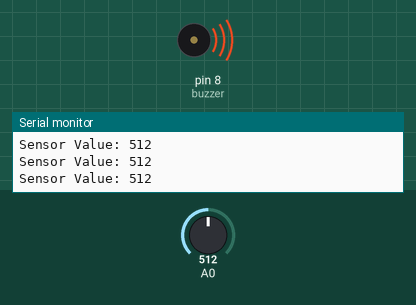
This sketch was run on a simulated Arduino Uno, built with avr-gcc and run on an emulated ATmega328P. Shown: buzzer (waves = sounding), the last lines printed to the serial monitor. The inputs (shaded band) are chosen by the test bench; at power-on: A0 = 512.

Above: at 1.2 s.
1.3 s: A0 set to 1005
2.8 s: A0 set to 1022
At 3.7 s:
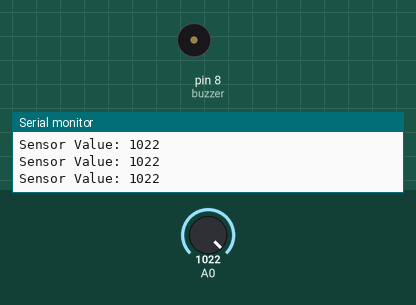
4.3 s: A0 set to 900
At 5.1 s:
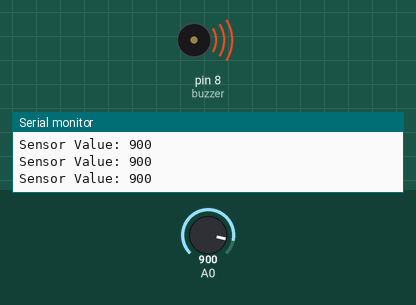
5.8 s: A0 set to 1023
At 6.4 s:
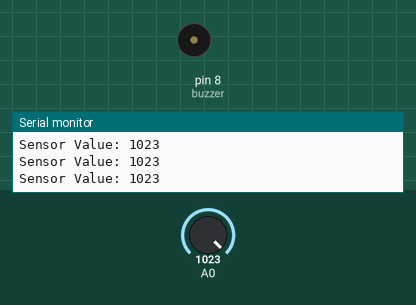
Timing chart, 0 to 8.3 s (numbered marks = the images above; inputs shaded):
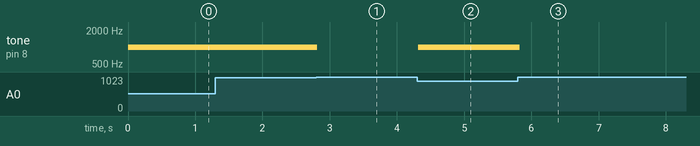

The sketch:

vibrate.ino
```cpp
/* Vibration Sensor (Shake Switch) - Testing with buzzer

   In this tutorial we will use one vibration sensor (or shake switch)
   to make a beep sound from a buzzer while we shake our breadboard.

   Find more info and video here: http://bit.ly/1iDbc2Q

   Dev: Michalis Vasilakis - Date: 9/9/2015 - www.ardumotive.com       */

const int buzzer = 8; //Buzzer connected to pin 8 of Arduino uno / mega
int sensor;           //Variable to store analog value (0-1023)


void setup()
{
  Serial.begin(9600);      //Only for debugging
  pinMode(buzzer, OUTPUT);
}

void loop()
{
  sensor = analogRead(A0);
  //While sensor is not moving, analog pin receive 1023~1024 value
  if (sensor<1022){
    tone(buzzer, 1000,1000);
    Serial.print("Sensor Value: ");
    Serial.println(sensor);
  }

  else{
    noTone(buzzer);
    Serial.print("Sensor Value: ");
    Serial.println(sensor);
  }


  delay(100); //Small delay
}
```

Measured:
- the behaviour switches between 1021 and 1022 on A0 (found by bisection; images 0 and 1)
- after the input at 2.8 s, tone on pin 8 (buzzer): 1000 Hz → silent at once
- after the input at 4.3 s, tone on pin 8 (buzzer): silent → 1000 Hz at once
- after the input at 5.8 s, tone on pin 8 (buzzer): 1000 Hz → silent at once
